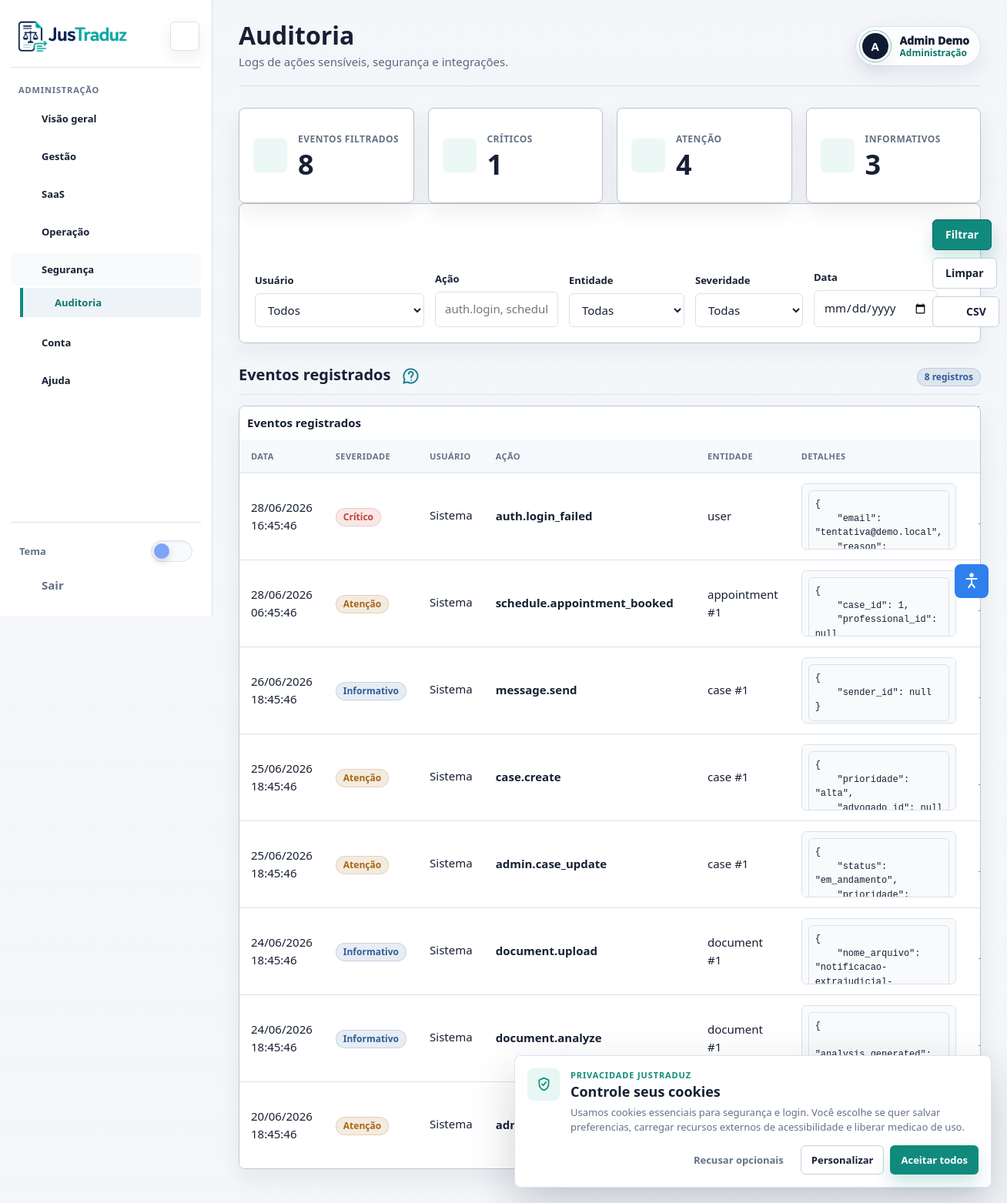
Page /frontend/admin/auditoria.php (signed in) on the committed database.
### tables this page shows
CREATE TABLE IF NOT EXISTS audit_logs (
    id INT AUTO_INCREMENT PRIMARY KEY,
    user_id INT NULL,
    action VARCHAR(100) NOT NULL,
    entity_type VARCHAR(80),
    entity_id INT NULL,
    details JSON NULL,
    ip_address VARCHAR(45),
    user_agent VARCHAR(255),
    created_at TIMESTAMP DEFAULT CURRENT_TIMESTAMP,
    FOREIGN KEY (user_id) REFERENCES users(id) ON DELETE SET NULL,
    INDEX idx_audit_action (action, created_at),
    INDEX idx_audit_user (user_id, created_at),
    INDEX idx_audit_entity (entity_type, entity_id)
) DEFAULT CHARSET=utf8mb4;

### frontend/admin/auditoria.php (called while the page is built)
<?php
require dirname(__DIR__) . '/pages/admin/auditoria.php';

### frontend/app/support/database.php (called while the page is built, shortened)
<?php
function fetch_all(PDO $pdo, string $sql, array $params = []): array
{
    $stmt = $pdo->prepare($sql);
    $stmt->execute($params);
    return $stmt->fetchAll();
}

### frontend/app/support/http.php (called while the page is built, shortened)
<?php
function e(?string $value): string
{
    return htmlspecialchars((string) $value, ENT_QUOTES, 'UTF-8');
}

### backend/app/config/app.php (called while the page is built, shortened)
<?php
function app_base_path(): string
{
    static $basePath = null;
    if ($basePath !== null) {
        return $basePath;
    }
    $override = getenv('APP_BASE_PATH');
    if ($override !== false) {
        $basePath = rtrim('/' . trim((string) $override, '/'), '/');
        return $basePath === '/' ? '' : $basePath;
    }
    $basePath = '';
    return $basePath;
}
function app_url(string $path = ''): string
{
    $path = '/' . ltrim($path, '/');
    return app_base_path() . ($path === '/' ? '' : $path);
}

### frontend/pages/admin/auditoria.php (the view, shortened to what this page needs)
<?php
require_once dirname(__DIR__, 2) . '/app/bootstrap.php';
function audit_severity(string $action): string
{
    if (str_contains($action, 'failed') || str_contains($action, 'error') || str_contains($action, 'delete')) {
        return 'critical';
    }
    if (str_starts_with($action, 'admin.') || str_starts_with($action, 'case.') || str_starts_with($action, 'schedule.')) {
        return 'warning';
    }
    return 'info';
}
function audit_severity_label(string $severity): string
{
    return match ($severity) {
        'critical' => 'Crítico',
        'warning' => 'Atenção',
        default => 'Informativo',
    };
}
function audit_severity_badge(string $severity): string
{
    return match ($severity) {
        'critical' => 'badge-danger',
        'warning' => 'badge-warning',
        default => 'badge-info',
    };
}
function audit_pretty_details(?string $details): string
{
    $details = trim((string) $details);
    $decoded = json_decode($details, true);
    return json_encode($decoded, JSON_PRETTY_PRINT | JSON_UNESCAPED_UNICODE | JSON_UNESCAPED_SLASHES) ?: '{}';
}
$action = trim((string) ($_GET['action'] ?? ''));
$date = trim((string) ($_GET['date'] ?? ''));
$params = [];
$sql = 'SELECT a.*, u.nome, u.email
        FROM audit_logs a
        LEFT JOIN users u ON u.id = a.user_id';
$sql .= ' ORDER BY a.created_at DESC LIMIT 300';
$logs = fetch_all($pdo, $sql, $params);
$criticalCount = count(array_filter($logs, static fn ($log): bool => audit_severity((string) $log['action']) === 'critical'));
$warningCount = count(array_filter($logs, static fn ($log): bool => audit_severity((string) $log['action']) === 'warning'));
$infoCount = max(0, count($logs) - $criticalCount - $warningCount);
?>
<!DOCTYPE html>
<html lang="pt-BR">
<head>
  <link rel="stylesheet" href="../assets/css/style.css?v=site-polish-20260625">
</head>
<body>
  <div class="app-shell admin-shell">
    <main class="app-main">
      <section class="grid grid-4">
        <?= stat_card('Eventos filtrados', count($logs), 'shield') ?>
        <?= stat_card('Críticos', $criticalCount, 'lock') ?>
        <?= stat_card('Atenção', $warningCount, 'help') ?>
        <?= stat_card('Informativos', $infoCount, 'chart') ?>
      </section>
      <form class="card audit-filter audit-filter-wide" method="get">
        <div class="field">
          <label for="user_id">Usuário</label>
          <select class="select" id="user_id" name="user_id">
            <option value="">Todos</option>
          </select>
        </div>
        <div class="field">
          <label for="action">Ação</label>
          <input class="input" id="action" name="action" value="<?= e($action) ?>" placeholder="auth.login, schedule...">
        </div>
        <div class="field">
          <label for="entity_type">Entidade</label>
          <select class="select" id="entity_type" name="entity_type">
            <option value="">Todas</option>
          </select>
        </div>
        <div class="field">
          <label for="severity">Severidade</label>
          <select class="select" id="severity" name="severity">
            <option value="">Todas</option>
          </select>
        </div>
        <div class="field">
          <label for="date">Data</label>
          <input class="input" id="date" name="date" type="date" value="<?= e($date) ?>">
        </div>
        <div class="form-actions">
          <button class="btn btn-primary" type="submit">Filtrar</button>
          <a class="btn btn-outline" href="auditoria.php">Limpar</a>
          <a class="btn btn-outline" href="<?= e(app_url('/backend/public/index.php?rota=/admin/audit/export&' . http_build_query($_GET))) ?>"><?= icon_svg('download') ?> CSV</a>
        </div>
      </form>
      <section class="dash-section">
        <div class="dash-section-title">
          <h2>Eventos registrados</h2>
          <span class="badge badge-info"><?= e((string) count($logs)) ?> registros</span>
        </div>
        <?php if (!$logs): ?>
          <?= empty_state('Nenhum log encontrado para os filtros selecionados.') ?>
        <?php else: ?>
          <div class="table-wrap">
            <table class="table audit-table">
              <thead><tr><th>Data</th><th>Severidade</th><th>Usuário</th><th>Ação</th><th>Entidade</th><th>Detalhes</th><th>Origem</th></tr></thead>
              <tbody>
                <?php foreach ($logs as $log): ?>
                  <?php $severity = audit_severity((string) $log['action']); ?>
                  <tr>
                    <td><?= e(date('d/m/Y H:i:s', strtotime($log['created_at']))) ?></td>
                    <td><span class="badge <?= e(audit_severity_badge($severity)) ?>"><?= e(audit_severity_label($severity)) ?></span></td>
                    <td><?= e($log['nome'] ?: 'Sistema') ?><span class="table-subtext"><?= e($log['email'] ?? '') ?></span></td>
                    <td><strong><?= e($log['action']) ?></strong></td>
                    <td><?= e(($log['entity_type'] ?: '-') . ($log['entity_id'] ? ' #' . $log['entity_id'] : '')) ?></td>
                    <td><pre class="audit-json"><code><?= e(audit_pretty_details($log['details'] ?? null)) ?></code></pre></td>
                    <td><?= e($log['ip_address'] ?: '-') ?><span class="table-subtext"><?= e($log['user_agent'] ?: '') ?></span></td>
                  </tr>
                <?php endforeach; ?>
              </tbody>
            </table>
          </div>
        <?php endif; ?>
      </section>
    </main>
  </div>
</body>
</html>

### frontend/assets/css/base.css (style rules this page uses)
:root { --navy: #172033; --navy-2: #24324a; --teal: #118a7e; --teal-2: #0f766d; --mint: #e8f6f4; --bg: #f4f6f9; --surface: #ffffff; --surface-2: #f8fafc; --surface-3: #eef3f8; --line: #d9e1ea; --line-strong: #c6d1dd; --text: #172033; --muted: #657286; --danger: #c2413a; --warning: #a86716; --success: #147b5d; --info: #2f5f98; --shadow: 0 22px 48px rgba(23, 32, 51, .12); --shadow-sm: 0 8px 22px rgba(23, 32, 51, .07); --avatar-bg: #0f1b33; --avatar-text: #ffffff; --avatar-ring: #ffffff; --radius: 8px; --radius-sm: 6px; --font: "Manrope", "Segoe UI", Roboto, Arial, sans-serif; }
* { box-sizing: border-box; }
html { scroll-behavior: smooth; scroll-padding-top: 84px; scrollbar-color: rgba(11, 143, 130, .72) #f1f5f8; scrollbar-width: thin; }
body { margin: 0; min-height: 100vh; background: var(--bg); color: var(--text); font-family: var(--font); font-size: 15px; line-height: 1.55; text-rendering: optimizeLegibility; }
a { color: inherit; text-decoration: none; }
button, input, select, textarea { font: inherit; }
button { cursor: pointer; }
.btn { display: inline-flex; align-items: center; justify-content: center; min-height: 40px; padding: 0 18px; border-radius: var(--radius-sm); border: 1px solid transparent; font-size: 14px; font-weight: 700; transition: transform .2s ease, box-shadow .2s ease, background-color .2s ease, border-color .2s ease, color .2s ease; }
.btn-primary { background: var(--teal); color: #fff; border-color: var(--teal); box-shadow: 0 10px 22px rgba(17, 138, 126, .18); }
.btn-outline { background: var(--surface); color: var(--navy); border-color: var(--line-strong); }
.badge { display: inline-flex; align-items: center; border-radius: 999px; padding: 5px 10px; font-size: 12px; font-weight: 800; }
.grid { display: grid; gap: 18px; isolation: isolate; }
.grid-4 { grid-template-columns: repeat(4, 1fr); }
.card { background: var(--surface); border: 1px solid var(--line); border-radius: 12px; padding: 22px; box-shadow: 0 1px 0 rgba(23, 32, 51, .02); }
.form-actions { display: flex; }

### frontend/assets/css/layout.css (style rules this page uses)
.grid { display: grid; gap: 18px; }
.grid-4 { grid-template-columns: repeat(4, minmax(0, 1fr)); }

### frontend/assets/css/dashboard.css (style rules this page uses)
.app-shell { --sidebar-width: 276px; --sidebar-collapsed-width: 78px; display: grid; grid-template-columns: var(--sidebar-width) minmax(0, 1fr); min-height: 100vh; background: linear-gradient(180deg, color-mix(in srgb, var(--bg) 92%, transparent), var(--bg)), var(--bg); }
.app-shell.sidebar-ready { transition: grid-template-columns .24s cubic-bezier(.2, .8, .2, 1); }
.app-main { min-width: 0; max-width: 1480px; width: 100%; margin: 0 auto; padding: 28px 34px 44px; }
.dash-section { margin-top: 22px; }
.dash-section-title { display: flex; justify-content: space-between; align-items: center; gap: 14px; margin-bottom: 12px; }
.dash-section-title h2 { margin: 0; color: var(--navy); font-size: 18px; line-height: 1.25; }
.audit-filter-wide { grid-template-columns: minmax(220px, 1.2fr) minmax(160px, .8fr) minmax(150px, .7fr) minmax(140px, .7fr) minmax(140px, .6fr) auto; }
.table td strong { display: block; color: var(--navy); }
.app-main { padding-top: 32px; }
.dash-section { margin-top: 28px; }
.dash-section-title { align-items: flex-end; margin-bottom: 14px; padding-bottom: 10px; border-bottom: 1px solid color-mix(in srgb, var(--line) 82%, transparent); }
.dash-section-title h2 { font-size: 20px; letter-spacing: 0; }
.table-wrap { box-shadow: 0 12px 30px rgba(23, 32, 51, .07); }

### frontend/assets/css/accessibility.css (style rules this page uses)
:root { --floating-a11y-size: 44px; --floating-a11y-gap: 10px; --floating-a11y-right: 24px; --floating-a11y-radius: 8px; }

### rows in the picture
audit_logs: created_at "28/06/2026 16:45:46", action "Crítico", nome "Sistema", action "auth.login_failed", entity_type "user", details "{ \"email\": \"tentativa@demo.local\", \"reason\":…"
audit_logs: created_at "28/06/2026 06:45:46", action "Atenção", nome "Sistema", action "schedule.appointment_booked", entity_type+entity "appointment #1", details "{ \"case_id\": 1, \"professional_id\": null…"
audit_logs: created_at "26/06/2026 18:45:46", action "Informativo", nome "Sistema", action "message.send", entity_type+entity "case #1", details "{ \"sender_id\": null }"
audit_logs: created_at "25/06/2026 18:45:46", action "Atenção", nome "Sistema", action "case.create", entity_type+entity "case #1", details "{ \"prioridade\": \"alta\", \"advogado_id\": null…"
audit_logs: created_at "25/06/2026 18:45:46", action "Atenção", nome "Sistema", action "admin.case_update", entity_type+entity "case #1", details "{ \"status\": \"em_andamento\", \"prioridade\":…"
audit_logs: created_at "24/06/2026 18:45:46", action "Informativo", nome "Sistema", action "document.upload", entity_type+entity "document #1", details "{ \"nome_arquivo\":…"
audit_logs: created_at "24/06/2026 18:45:46", action "Informativo", nome "Sistema", action "document.analyze", entity_type+entity "document #1", details "{ \"analysis_generated\": true,…"
audit_logs: created_at "20/06/2026 18:45:46", action "Atenção", nome "Sistema", action "admin.professional_oab_approve", entity_type "user", details "{ \"status_anterior\": \"pendente\",…"

### other values in the picture
$label "ADMINISTRAÇÃO"
$module['label'] "Visão geral"
$module['label'] "Gestão"
$module['label'] "SaaS"
$module['label'] "Operação"
$module['label'] "Segurança"
$item['label'] "Auditoria"
$module['label'] "Conta"
$title "Auditoria"
$subtitle "Logs de ações sensíveis, segurança e integrações."
current_user_name() "Admin Demo"
$accountPlanLabel "Administração"
$initial "A"
$label "EVENTOS FILTRADOS CRÍTICOS ATENÇÃO INFORMATIVOS"
$value "8 1 4 3"
